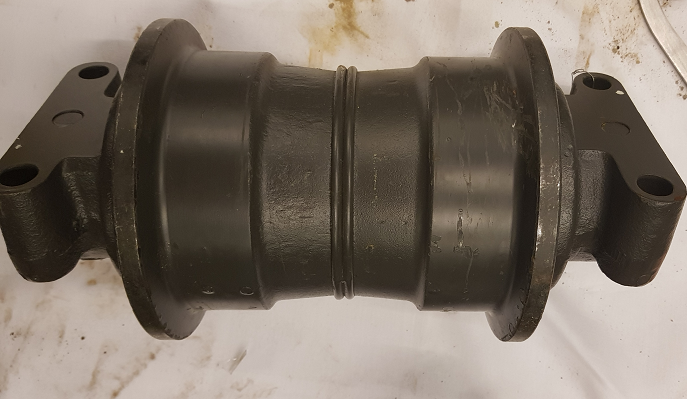
#> input picture roller12.png, 687 x 399 px
$ python counterroll.py
#> lines starting #> are read from the running program, lines starting #| are printed output that depends on the picture; after the words box and inside, x2 and y2 are one past the last pixel; in counts of white or black regions, pixels touching at a corner belong together
import cv2
import numpy as np

img = cv2.imread('roller12.png')
#> img is the input picture: shape (399, 687, 3); mean B, G, R 103.5, 114.3, 125
img_gray = cv2.cvtColor(img,cv2.COLOR_BGR2GRAY)
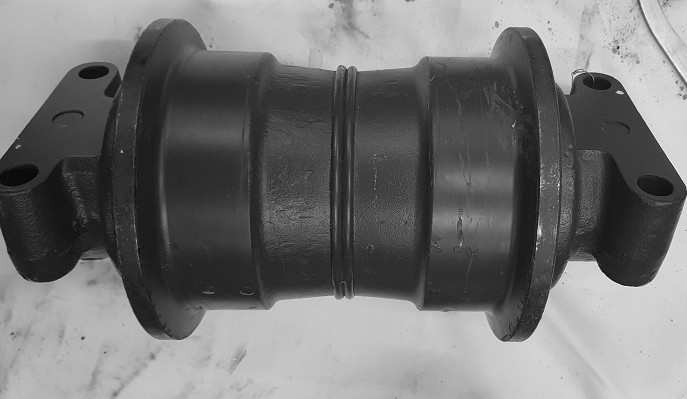
#> img_gray: shape (399, 687); min 1, max 255, mean 116.3
ret, thresh = cv2.threshold(img_gray, 127, 255, 0)
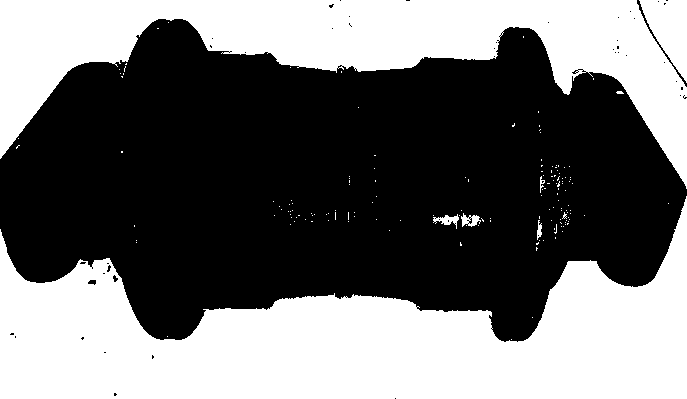
#> thresh: shape (399, 687); 43.7% white; 156 white regions (149 under 20 px)
contours,hierarchy = cv2.findContours(thresh,2,1)
#> contours = 227 contours, 218 with area under 20; largest, box (x1, y1, x2, y2) and area: (0, 196, 687, 399) 70074, (0, 0, 687, 189) 44905, (639, 0, 687, 83) 2152, (461, 213, 481, 227) 134, (433, 214, 459, 229) 126
print (len(contours))
#| 227
cnt = contours[0]
#> cnt = [[511, 339]]

hull = cv2.convexHull(cnt,returnPoints = False)
#> hull = [0]
defects = cv2.convexityDefects(cnt,hull)

#> (the run stopped early here; a loop or call above may not have finished)

$ run again, with roller21.png copied over roller12.png
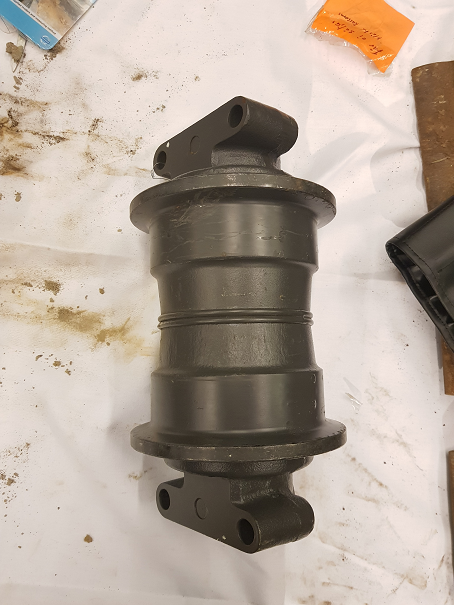
#> input picture roller21.png, 454 x 605 px
#> img is the input picture: shape (605, 454, 3); mean B, G, R 155.5, 167.3, 180.4
#> `img_gray = cv2.cvtColor(img,cv2.COLOR_BGR2GRAY)`:
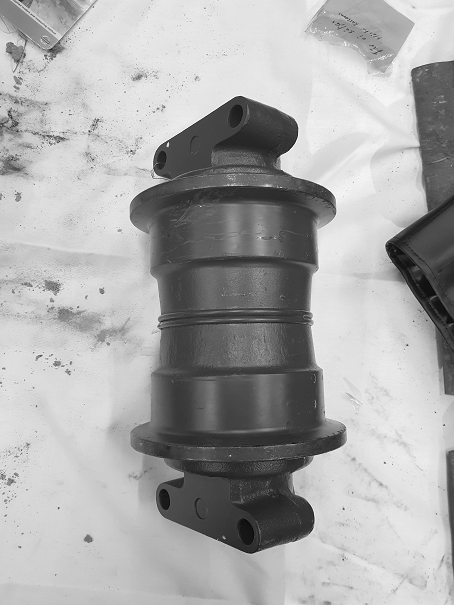
#> img_gray: shape (605, 454); min 6, max 255, mean 169.9
#> `ret, thresh = cv2.threshold(img_gray, 127, 255, 0)`:
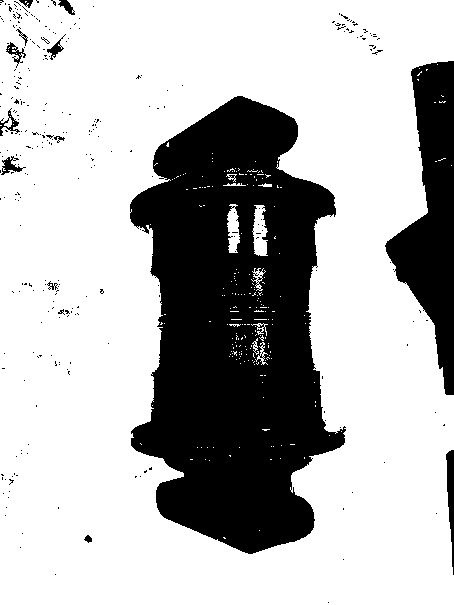
#> thresh: shape (605, 454); 71.2% white; 293 black regions (280 under 20 px)
#> contours = 690 contours, 671 with area under 20; largest, box (x1, y1, x2, y2) and area: (0, 0, 454, 605) 261004, (129, 95, 347, 555) 67737, (252, 205, 268, 256) 498, (227, 204, 240, 253) 391, (0, 155, 24, 176) 218
#| 690
#> cnt = [[223, 537], [224, 538], [225, 538], [224, 537]]
#> hull = [3, 2, 1, 0]

$ run again, with roller41.png copied over roller12.png
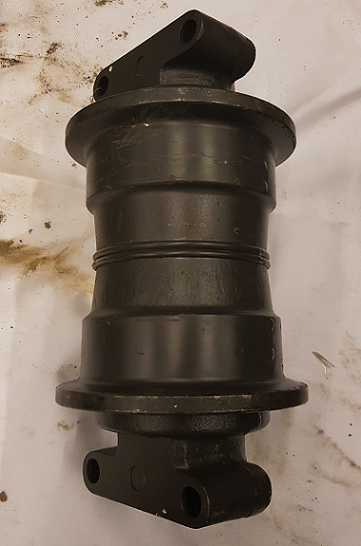
#> input picture roller41.png, 361 x 546 px
#> img is the input picture: shape (546, 361, 3); mean B, G, R 101.6, 113.5, 126.9
#> `img_gray = cv2.cvtColor(img,cv2.COLOR_BGR2GRAY)`:
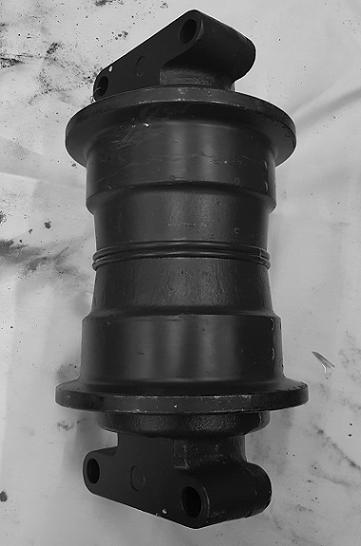
#> img_gray: shape (546, 361); min 0, max 255, mean 116.2
#> `ret, thresh = cv2.threshold(img_gray, 127, 255, 0)`:
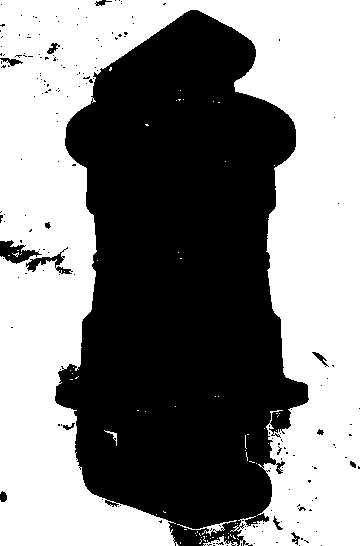
#> thresh: shape (546, 361); 51.8% white; 184 black regions (170 under 20 px)
#> contours = 310 contours, 292 with area under 20; largest, box (x1, y1, x2, y2) and area: (0, 0, 361, 546) 101086, (25, 251, 65, 273) 319, (177, 520, 237, 536) 108, (203, 536, 238, 546) 108, (55, 265, 73, 275) 92
#| 310
#> cnt = [[180, 542], [180, 543]]
#> hull = [1, 0]
